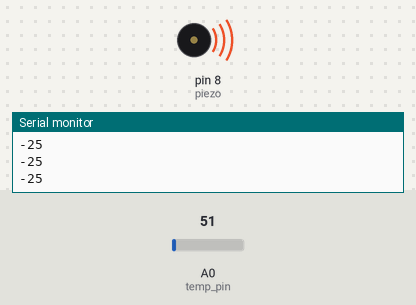
The sketch below on a simulated Arduino Uno, built with avr-gcc and run on an emulated ATmega328P. Parts: buzzer (waves = sounding), the last lines printed to the serial monitor. The test bench sets the inputs (shaded band); at power-on: A0 (temp_pin) = 51.

Above: at 1.2 s.
1.3 s: A0 (temp_pin) set to 97
At 2.4 s:
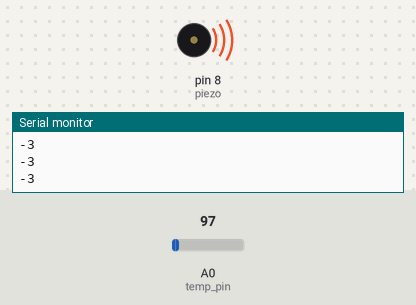
2.8 s: A0 (temp_pin) set to 108
At 4.0 s:
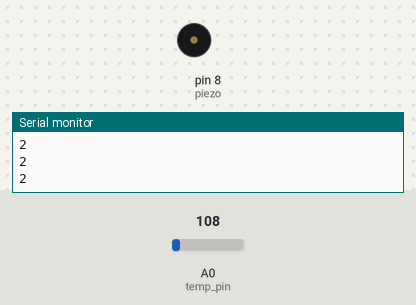
4.3 s: A0 (temp_pin) set to 86
At 5.3 s:
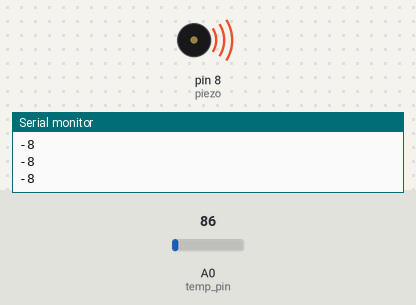
5.8 s: A0 (temp_pin) set to 112
At 6.5 s:
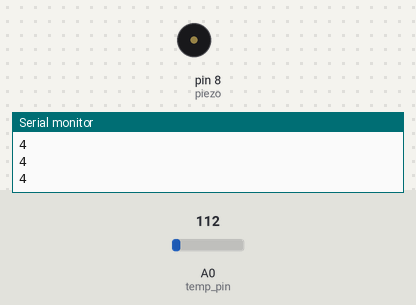
Timing chart, 0 to 8.3 s (numbered marks = the images above; inputs shaded):
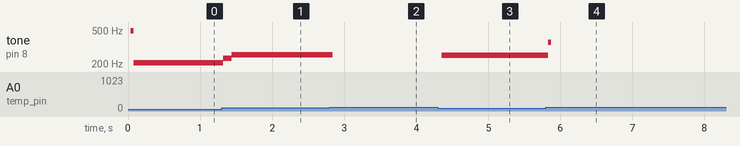

The sketch:

Temperature_sensor.ino
```cpp
// C++ code
//Temperature sensor
int temp_pin=A0;
int piezo=8;
void setup()
{
  Serial.begin(9600);
   pinMode(piezo,OUTPUT);
}
void loop()
{
  int temp=temperature();
  Serial.println(temp);
  if (temp>100 || temp<-0){
  digitalWrite(piezo,HIGH);
  }
  digitalWrite(piezo,LOW);

}
int temperature()
{
 int t=analogRead(temp_pin);
  return map(t,20,358,-40,125);
}
```

Measured:
- the behaviour switches between 101 and 102 on A0 (temp_pin) (found by bisection; images 1 and 2)
- after the input at 1.3 s, tone on pin 8 (piezo): 206 Hz → 233 Hz at once, → 255 Hz 0.12 s later
- after the input at 2.8 s, tone on pin 8 (piezo): 255 Hz → silent at once
- after the input at 4.3 s, tone on pin 8 (piezo): silent → 254 Hz after 0.06 s
- after the input at 5.8 s, tone on pin 8 (piezo): 254 Hz → 360 Hz at once, → silent 0.04 s later
